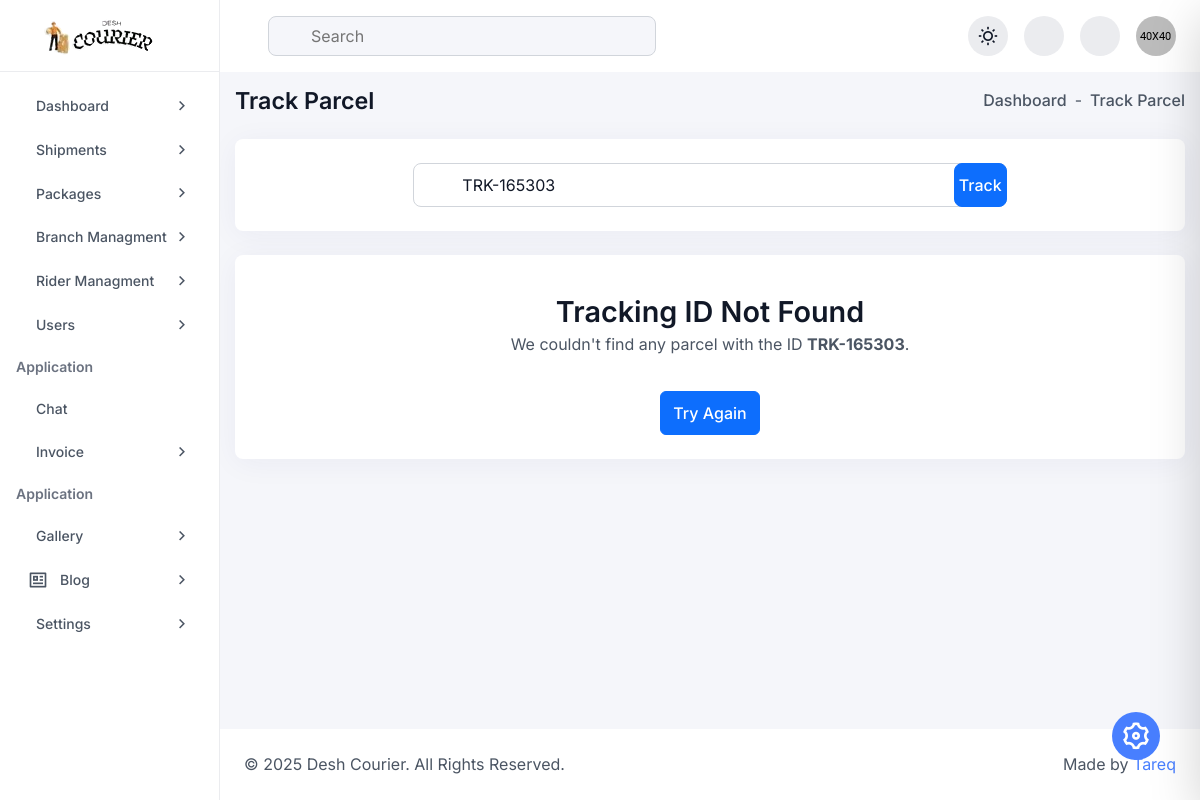
/admin/track.php?tracking_number=TRK-165303 (signed in), run on an earlier commit of the app's database.
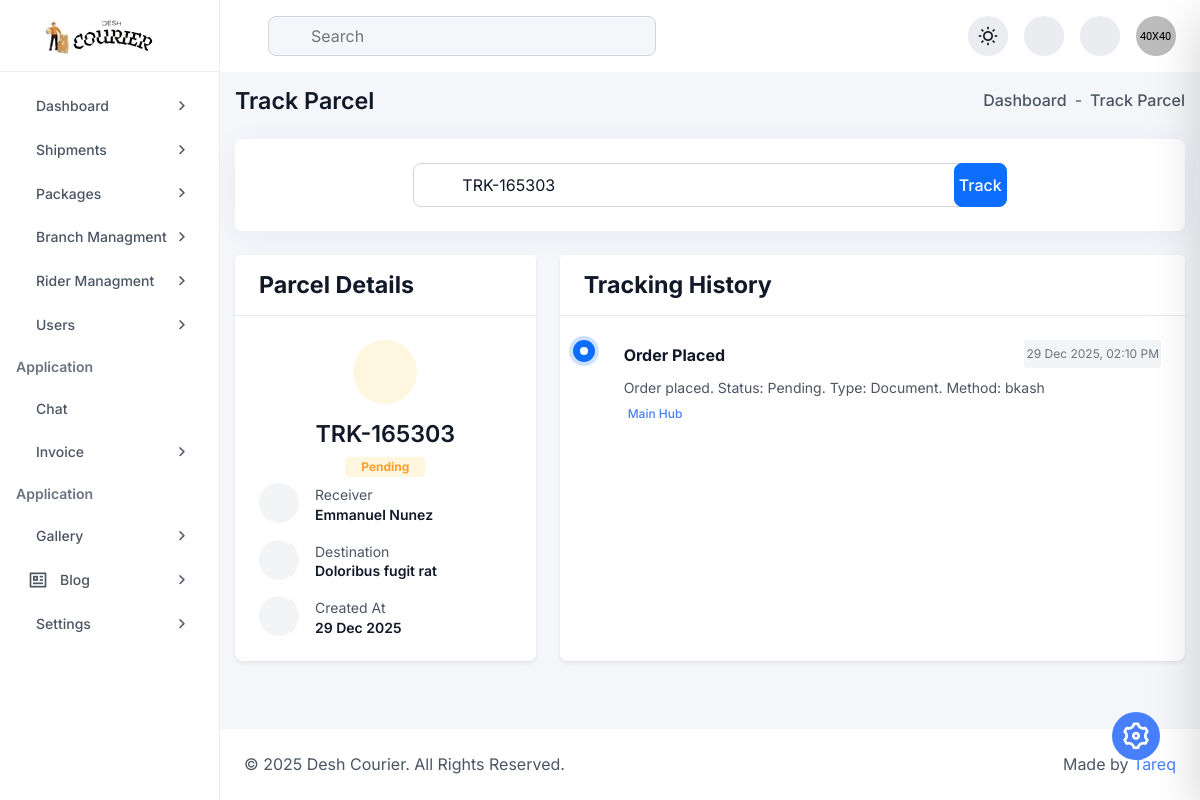
And on a later commit of the database.
### tables this page shows
CREATE TABLE `parcels` (
  `parcel_id` int(11) NOT NULL,
  `tracking_number` varchar(50) NOT NULL,
  `parcel_type` enum('Parcel','Document') DEFAULT 'Parcel',
  `sender_name` varchar(100) NOT NULL,
  `sender_phone` varchar(20) NOT NULL,
  `sender_address` text NOT NULL,
  `receiver_name` varchar(100) NOT NULL,
  `receiver_phone` varchar(20) NOT NULL,
  `receiver_address` text NOT NULL,
  `weight_kg` decimal(5,2) DEFAULT NULL,
  `delivery_type` enum('standard','express','same_day') DEFAULT 'standard',
  `price` decimal(10,2) NOT NULL,
  `payment_method` varchar(50) DEFAULT 'Cash (Receiver)',
  `current_status` enum('pending','picked_up','in_transit','out_for_delivery','delivered','returned','cancelled') DEFAULT 'pending',
  `assigned_courier_id` int(11) DEFAULT NULL,
  `branch_id` int(11) DEFAULT NULL,
  `created_at` timestamp NOT NULL DEFAULT current_timestamp(),
  `updated_at` timestamp NOT NULL DEFAULT current_timestamp() ON UPDATE current_timestamp(),
  `payment_status` varchar(20) DEFAULT 'Unpaid'
);

CREATE TABLE `parcel_history` (
  `history_id` int(11) NOT NULL,
  `parcel_id` int(11) NOT NULL,
  `status` varchar(50) NOT NULL,
  `description` text DEFAULT NULL,
  `location` varchar(100) DEFAULT NULL,
  `updated_by_user_id` int(11) DEFAULT NULL,
  `timestamp` timestamp NOT NULL DEFAULT current_timestamp()
);

### admin/track.php (the view, shortened to what the changed rows need)
<?php
include 'inc/header.php';
$tracking_data = null;
$history_logs = [];
$search_performed = false;
if (isset($_GET['tracking_number'])) {
    $search_performed = true;
    $trk = trim($_GET['tracking_number']);
    $stmt = $pdo->prepare("SELECT * FROM parcels WHERE tracking_number = ?");
    $stmt->execute([$trk]);
    $tracking_data = $stmt->fetch(PDO::FETCH_ASSOC);
    if ($tracking_data) {
        $stmtHistory = $pdo->prepare("SELECT * FROM parcel_history WHERE parcel_id = ? ORDER BY timestamp DESC");
        $stmtHistory->execute([$tracking_data['parcel_id']]);
        $history_logs = $stmtHistory->fetchAll(PDO::FETCH_ASSOC);
    }
}
function getStatusColor($status) {
    switch (strtolower($status)) {
        default: return 'warning';
    }
}
?>
<div class="dashboard-main-body">
    <?php if ($tracking_data): ?>
        <?php $statusColor = getStatusColor($tracking_data['current_status']); ?>
        <div class="row gy-4">
            <div class="col-lg-4">
                <div class="card h-100 radius-12 border-0 shadow-sm">
                    <div class="card-header bg-base border-bottom py-3">
                        <h6 class="mb-0 fw-bold">Parcel Details</h6>
                    </div>
                    <div class="card-body p-24">
                        <div class="text-center mb-4">
                            <div class="w-64-px h-64-px bg-<?php echo $statusColor; ?>-focus text-<?php echo $statusColor; ?>-600 rounded-circle d-flex justify-content-center align-items-center mx-auto mb-3">
                            </div>
                            <h6 class="mb-1"><?= htmlspecialchars($tracking_data['tracking_number']) ?></h6>
                            <span class="badge bg-<?php echo $statusColor; ?>-focus text-<?php echo $statusColor; ?>-600 px-3 py-1 radius-4">
                                <?= ucwords(str_replace('_', ' ', $tracking_data['current_status'])) ?>
                            </span>
                        </div>
                        <div class="d-flex align-items-center gap-3 mb-3">
                            <div class="w-40-px h-40-px bg-neutral-100 rounded-circle d-flex justify-content-center align-items-center">
                            </div>
                            <div>
                                <span class="text-secondary-light text-sm d-block">Receiver</span>
                                <h6 class="text-sm mb-0"><?= htmlspecialchars($tracking_data['receiver_name']) ?></h6>
                            </div>
                        </div>
                        <div class="d-flex align-items-center gap-3 mb-3">
                            <div class="w-40-px h-40-px bg-neutral-100 rounded-circle d-flex justify-content-center align-items-center">
                            </div>
                            <div>
                                <span class="text-secondary-light text-sm d-block">Destination</span>
                                <h6 class="text-sm mb-0"><?= htmlspecialchars($tracking_data['receiver_address']) ?></h6>
                            </div>
                        </div>
                        <div class="d-flex align-items-center gap-3">
                            <div class="w-40-px h-40-px bg-neutral-100 rounded-circle d-flex justify-content-center align-items-center">
                            </div>
                            <div>
                                <span class="text-secondary-light text-sm d-block">Created At</span>
                                <h6 class="text-sm mb-0"><?= date('d M Y', strtotime($tracking_data['created_at'])) ?></h6>
                            </div>
                        </div>
                    </div>
                </div>
            </div>
            <div class="col-lg-8">
                <div class="card h-100 radius-12 border-0 shadow-sm">
                    <div class="card-header bg-base border-bottom py-3">
                        <h6 class="mb-0 fw-bold">Tracking History</h6>
                    </div>
                    <div class="card-body p-24">
                        <ul class="tracking-timeline">
                            <?php foreach ($history_logs as $index => $log): ?>
                                <li class="tracking-item <?php echo ($index === 0) ? 'active' : ''; ?>">
                                    <div class="tracking-icon">
                                        <?php if ($index === 0): ?>
                                            <div class="w-8-px h-8-px bg-white rounded-circle"></div>
                                        <?php endif; ?>
                                    </div>
                                    <div class="tracking-content">
                                        <div class="d-flex justify-content-between align-items-center flex-wrap mb-1">
                                            <h6 class="fw-bold mb-0 text-md"><?= htmlspecialchars($log['status']) ?></h6>
                                            <span class="tracking-date bg-neutral-100 px-2 py-1 radius-4 text-xs">
                                                <?= date('d M Y, h:i A', strtotime($log['timestamp'])) ?>
                                            </span>
                                        </div>
                                        <p class="text-secondary-light text-sm mb-1"><?= htmlspecialchars($log['description']) ?></p>
                                        <div class="d-flex align-items-center gap-1 text-xs text-primary-600 fw-medium">
                                            <?= htmlspecialchars($log['location']) ?>
                                        </div>
                                    </div>
                                </li>
                            <?php endforeach; ?>
                        </ul>
                    </div>
                </div>
            </div>
        </div>
    <?php elseif ($search_performed): ?>
        <div class="card h-100 p-0 radius-12">
            <div class="card-body p-24 text-center">
                <h5 class="mb-2">Tracking ID Not Found</h5>
                <p class="text-secondary-light">We couldn't find any parcel with the ID <strong><?= htmlspecialchars($_GET['tracking_number']) ?></strong>.</p>
                <a href="track_parcel.php" class="btn btn-primary mt-3">Try Again</a>
            </div>
        </div>
    <?php endif; ?>
</div>
<?php include 'inc/footer.php'; ?>

What changed in the data, as far as the page shows it:
added parcels: tracking_number "TRK-165303", current_status "Pending", receiver_name "Emmanuel Nunez", receiver_address "Doloribus fugit rat", created_at "29 Dec 2025"
added parcel_history: status "Order Placed", timestamp "29 Dec 2025, 02:10 PM", description "Order placed. Status: Pending. Type: Document. Method: bkash", location "Main Hub"
Also different on the page:
$_GET['tracking_number']: "TRK-165303" → (not shown)
text no longer shown: "Tracking ID Not Found We couldn't find any parcel with the ID . Try Again"
text now shown: "Parcel Details Receiver Destination Created At Tracking History"
